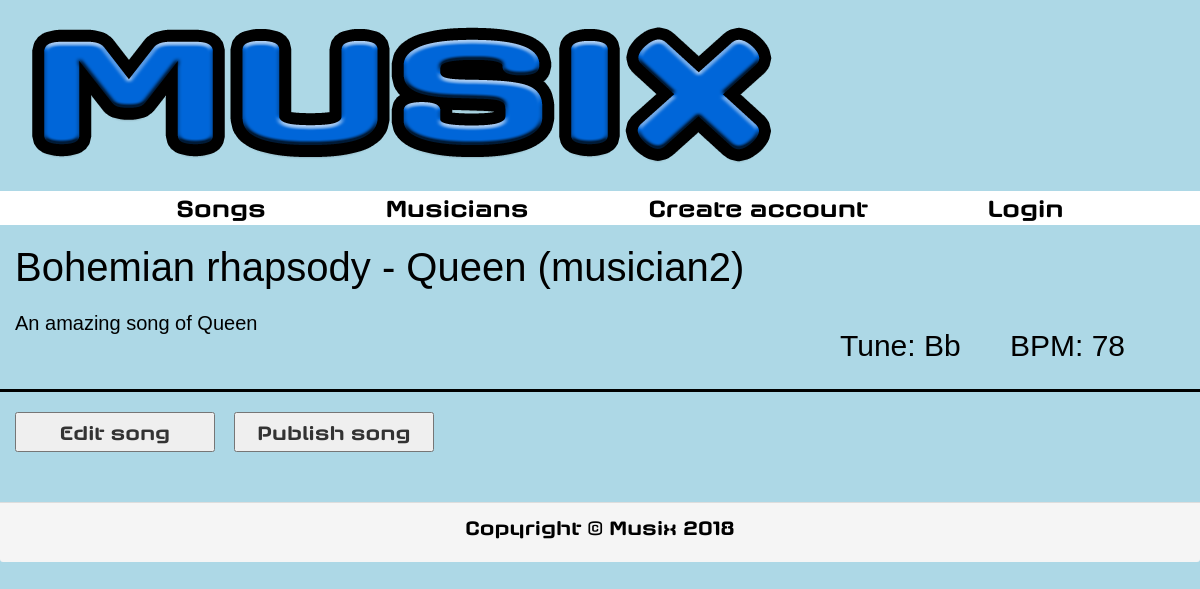
The page /song/7 on the database as committed earlier.
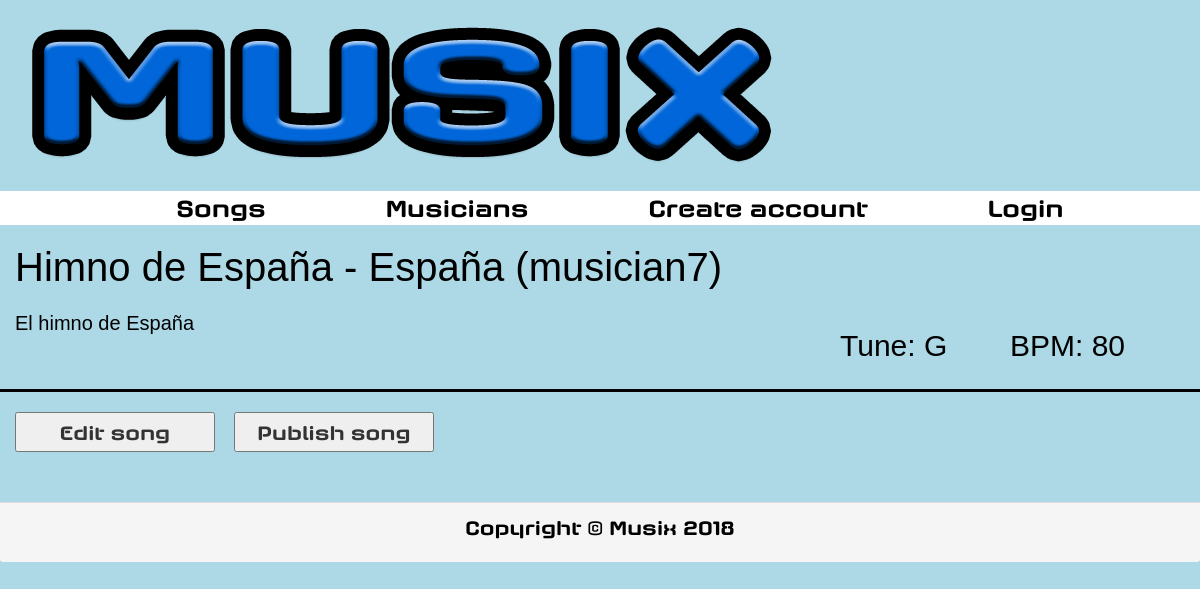
The same page on the database as committed later.
### main/models.py (models this page shows)
class Song(models.Model):
    name = models.CharField(max_length=20, blank=False)
    author = models.CharField(max_length=30, blank=False)
    tune = models.CharField(max_length=10, blank=False, choices=TUNES)
    accidental = models.CharField(max_length=10, blank=True,
                                  choices=ACCIDENTALS)
    tonality = models.CharField(max_length=10, blank=False, choices=TONALITIES)
    bpm = models.IntegerField(null=False, validators=[MinValueValidator(0),
                                                      MaxValueValidator(500)])
    description = models.TextField(max_length=500, blank=False)
    additionalInstruments = models.BooleanField(null=False)
    score = models.FileField(blank=True, upload_to='scores', null=True)
    finished = models.BooleanField(default=False, null=False)
    finishedSong = models.FileField(blank=True, upload_to='songs', null=True)
    creator = models.ForeignKey(Musician, on_delete=models.DO_NOTHING,
                                null=True)
    requiredInstruments = models.ManyToManyField(Instrument, blank=True)
    @property
    def song_tune(self):
        if self.accidental:
            if self.tonality == "m":
                res = str(self.tune) + str(self.accidental) + str(self.tonality)
            else:
                res = str(self.tune) + str(self.accidental)
        else:
            if self.tonality == "m":
                res = str(self.tune) + str(self.tonality)
            else:
                res = str(self.tune)
        return res

class Actor(models.Model):
    user = models.OneToOneField(User, on_delete=models.CASCADE)
    class Meta:
        abstract = True

class Musician(Actor):
    phone = models.CharField(max_length=20, blank=True)
    gender = models.CharField(max_length=7, blank=True, choices=GENDERS)
    description = models.TextField(max_length=500, blank=True)
    photo = models.ImageField(null=True, blank=True, upload_to='photos')
    country = models.CharField(max_length=100, blank=True, choices=COUNTRIES)
    city = models.CharField(max_length=100, blank=True)
    registrationDate = models.DateField()
    premium = models.BooleanField(default=False, null=False)
    banned = models.BooleanField(default=False, null=False)

### main/views/song.py (the view)
# urls.py: url(r'^song/(?P<song_id>\d+)', views.song_info, name='songInfo'),
def song_info(request, song_id):
    song = get_object_or_404(Song, id=song_id)
    required_instruments = song.requiredInstruments.all()
    musician = song.creator
    tracks_song = Track.objects.filter(song=song, status="A")
    try:
        user = request.user.musician
        tracks = Track.objects.filter(musician=user).exclude(status="D")
        participations = []
        for t in tracks:
            participations.append(t.song)
        return render(request, 'song.html',
                      {'song': song,
                       'required_instruments': required_instruments,
                       'musician': musician, 'participations': participations,
                       'creators': tracks_song})
    except:
        return render(request, 'song.html', {'song': song,
                                             'creators': tracks_song})

### templates/song.html (shortened to what this page needs)
{% include 'base.html' %}
{% load static %}
<link type="text/css" rel="stylesheet" href="{% static "css/song.css" %}"/>
<div>
    {% include "header.html" %}
</div>
<div>
    {% include "menu.html" %}
</div>
<h1 id="h1">{{ song.name }} - {{ song.author }}
    (<a href="/profile/{{ song.creator.user.username }}">{{ song.creator.user.username }}</a>)
</h1>
<div id="divDescription">
    <p id="pDescription">{{ song.description }}</p>
</div>
<div id="divBPM">
    <h1 id="bpm">BPM: {{ song.bpm }}</h1>
</div>
<div id="divTune">
    <h1 id="tune">Tune: {{ song.song_tune }}</h1>
</div>
<hr>
{% if not song.finished and user.id == musician.user.id %}
    <input type="button" value="Edit song" id="buttonEditSong" onclick="location.href='/editSong/{{ song.id }}'"/>
    <input type="button" value="Publish song" id="buttonPublishSong" onclick="location.href='/publishSong/{{ song.id }}'"/>
{% endif %}
<div>
    {% include "footer.html" %}
</div>

### templates/base.html (shortened to what this page needs)
{% load static %}
<link rel="stylesheet"
          href="https://maxcdn.bootstrapcdn.com/bootstrap/3.3.7/css/bootstrap.min.css">
<link rel="stylesheet" href="{% static 'css/creative.css' %}">
<link href="https://cdnjs.cloudflare.com/ajax/libs/select2/4.0.6-rc.0/css/select2.min.css"
          rel="stylesheet"/>
<link href="http://allfont.es/allfont.css?fonts=axaxax" rel="stylesheet" type="text/css" />
<!DOCTYPE html>
<html>
<head>
    <link type="text/css" rel="stylesheet" href="{% static "css/base.css" %}" />
</head>
<body id="page-top">
</body>
</html>

### templates/header.html (shortened to what this page needs)
{% load static %}
<link type="text/css" rel="stylesheet" href="{% static "css/header.css" %}"/>
<div id="mainLogoDiv">
    <a href="/index">
        <img src="{% static "images/musix.png" %}" id="mainLogo" />
    </a>
</div>

### templates/menu.html (shortened to what this page needs)
{% include "base.html" %}
{% load static %}
<link type="text/css" rel="stylesheet" href="{% static "css/menu.css" %}"/>
{% if not user.is_authenticated %}
    <div id="menuDiv">
        <ul>
            <li><a href="/songs">Songs</a></li>
            <li><a href="/musicians">Musicians</a></li>
            <li><a href="/createAccount">Create account</a></li>
            <li><a href="/login">Login</a></li>
        </ul>
    </div>
{% endif %}

### templates/footer.html
{% load static %}
<link type="text/css" rel="stylesheet" href="{% static "css/footer.css" %}"/>
<footer class="panel-footer text-center" id="footer">
    <p id="copyright">Copyright &copy; Musix 2018</p>
</footer>

### main/static/css/creative.css (style rules this page uses)
body, html { width: 100%; height: 100%; }
body { font-family: 'Merriweather', 'Helvetica Neue', Arial, sans-serif; }
hr { max-width: 1300px; border-width: 3px; border-color: black; }
a { color: #F05F40; -webkit-transition: all 0.2s; -moz-transition: all 0.2s; transition: all 0.2s; }
h1, h2, h3, h4, h5, h6 { font-family: 'Open Sans', 'Helvetica Neue', Arial, sans-serif; }

### main/static/css/base.css (style rules this page uses)
body { background-color: lightblue; }

### main/static/css/song.css (style rules this page uses)
#h1 { font-family: "Arial"; font-size: 40px; color: black; margin-left: 15px; margin-bottom: 20px; }
#divDescription { width: 800px; float: left; }
#pDescription { font-family: "Arial"; font-size: 20px; color: black; margin-left: 15px; margin-bottom: 20px; }
#divTune { width: 170px; height: 50px; float: right; }
#divBPM { width: 170px; height: 50px; margin-right: 20px; float: right; }
#tune, #bpm { color: black; font-family: Arial; font-size: 30px; }
#buttonEditSong, #buttonPublishSong { width: 200px; height: 40px; font-family: "Axaxax Rg"; font-size: 20px; margin-left: 15px; }

### main/static/css/header.css (style rules this page uses)
#mainLogoDiv { width: 900px; }
a:link, a:visited { color: black; text-decoration: none; }

### main/static/css/menu.css (style rules this page uses)
#menuDiv { text-align: center; background-color: white; }
li { list-style: none; display: inline; font-family: "Axaxax Rg"; font-size: 24px; margin-left: 5%; margin-right: 5%; font-weight: bolder; }
a:link, a:visited { color: black; text-decoration: none; }

### main/static/css/footer.css (style rules this page uses)
#footer { margin-top: 50px; }
#copyright { font-family: "Axaxax Rg"; font-size: 20px; color: black; }

Rows that differ between the two databases and show on the page:
changed Song: name "Bohemian rhapsody" → "Himno de España"; author "Queen" → "España"; creator.user.username "musician2" → "musician7"; description "An amazing song of Queen" → "El himno de España"; bpm "78" → "80"; song_tune "Bb" → "G"
